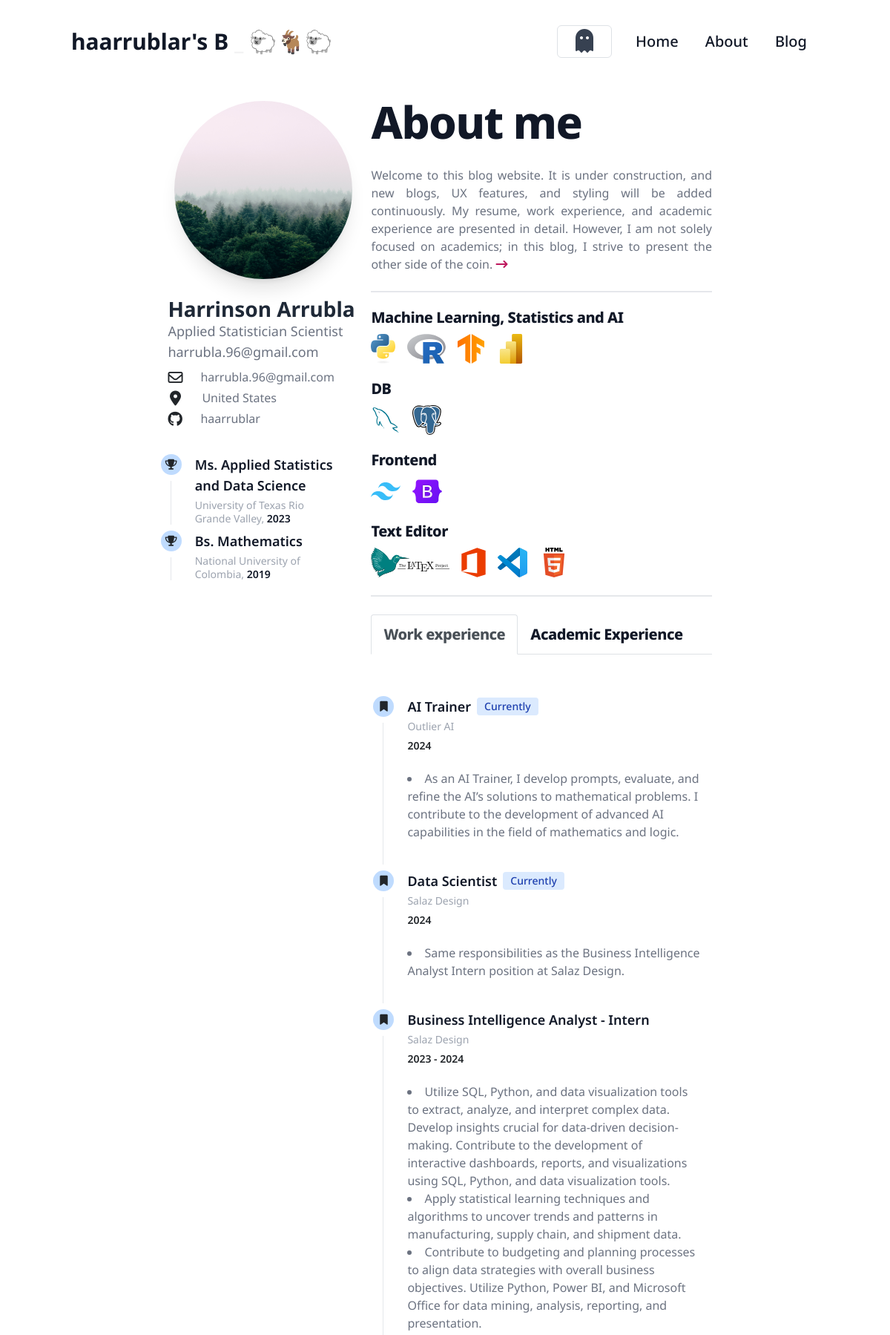
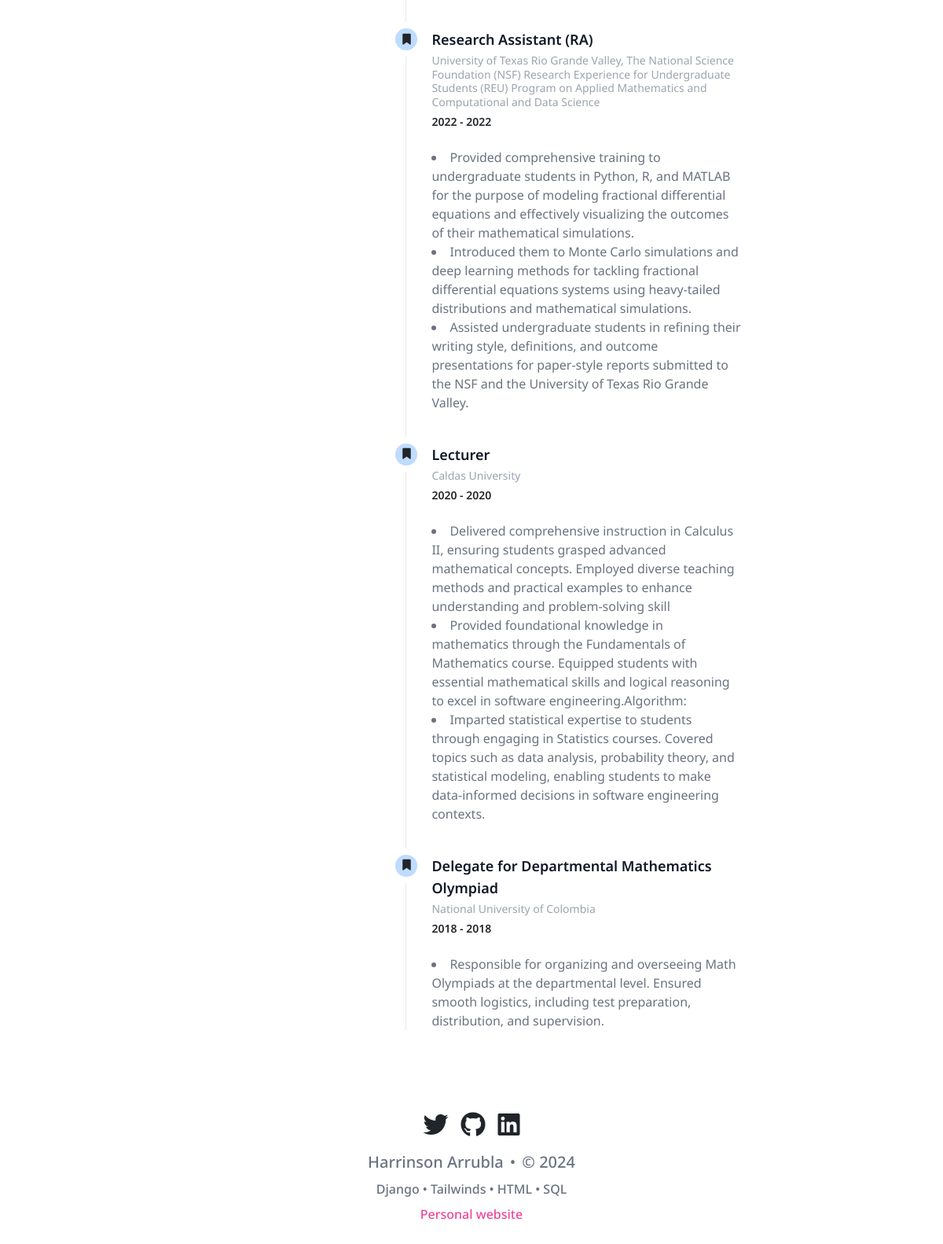
The page / on the database its author committed (2 pictures, top to bottom).
### pages/models.py (models this page shows, shortened)
class AuthorInfo(models.Model):
    author_name = models.CharField(max_length=50)
    author_role = models.CharField(max_length=50)
    author_email = models.EmailField(max_length=100)
    author_git_user = models.CharField(max_length=50)
    author_country = models.CharField(max_length=50)
    author_photo = models.ImageField(upload_to=None, height_field=None, width_field=None, max_length=None)
    author_intro = models.TextField()
    author_resume = models.TextField()

class AuthorStudies(models.Model):
    author = models.ForeignKey(AuthorInfo,
                               on_delete=models.CASCADE, related_name='studies',
                               default=1)
    masters_study = models.CharField(max_length=100)
    masters_university = models.CharField(max_length=100)
    masters_graduation_date = models.DateField()
    bachelor_study = models.CharField(max_length=100)
    bachelor_university = models.CharField(max_length=100)
    bachelor_graduation_date = models.DateField()

class ExpertiseCategory(models.Model):
    expertise = models.CharField(max_length=100)
    author = models.ForeignKey(AuthorInfo,
                               on_delete=models.CASCADE, related_name='expertise',
                               default=1)

class ExpertiseTool(models.Model):
    tool = models.ForeignKey(ExpertiseCategory, on_delete=models.CASCADE, related_name='subcategories')
    tool_name = models.CharField(max_length=100)
    tool_url = models.URLField(max_length=200)
    tool_image = models.FileField(upload_to="images/", validators=[FileExtensionValidator(['pdf', 'doc', 'svg', 'png','jpg'])])

class WorkExperience(models.Model):
    author = models.ForeignKey(AuthorInfo,
                               on_delete=models.CASCADE, related_name='work_experiences',
                               default=1)
    company = models.CharField(max_length=250)
    position = models.CharField(max_length=250)
    start_date = models.DateField()
    end_date = models.DateField(null=True, blank=True)
    is_current = models.BooleanField(default=False)
    country = models.CharField(max_length=100)
    job_description = models.TextField()

### pages/views.py (the view)
# urls.py: path('',views.home, name='home_view'),
def home(request):
    author_info = AuthorInfo.objects.all()
    author_studies = AuthorStudies.objects.all()
    expertise_categories = ExpertiseCategory.objects.all()
    expertise_tools = ExpertiseTool.objects.all()
    author_work_experience = WorkExperience.objects.all()
    author_academic_participation = AcademicParticipation.objects.all()
    author_projects = Project.objects.all()
    author_publications = Publication.objects.all()
    return render(
        request,
        'home/home.html',
        {
            'author_info': author_info,
            'author_studies': author_studies,
            'expertise_categories': expertise_categories,
            'expertise_tools': expertise_tools,
            'author_work_experience': author_work_experience,
            'author_academic_participation': author_academic_participation,
            'author_projects': author_projects,
            'author_publications': author_publications,
        }
    )

### pages/templatetags/pages_tags.py (called while the page is built)
@register.filter
def truncatewords_forward(value, arg):
    try:
        length = int(arg)
    except ValueError:
        return value
    if length <= 0:
        return ''
    words = value.split()
    if len(words) > length:
        words = words[:length]
        return mark_safe(' '.join(words))
    else:
        return value

@register.filter
def truncatewords_backward(value, arg):
    try:
        length = int(arg)
    except ValueError:
        return value
    if length <= 0:
        return ''
    words = value.split()
    if len(words) > length:
        words = words[length:]
        return mark_safe(' '.join(words))
    else:
        return value

@register.filter
def split(value):
    return value.split('\n')

### pages/templates/home/home.html
{% extends 'main.html' %}
{% block content %}
<div class="md:flex">
  <div class="md:w-1/3 py-4 md:flex md:justify-center">
    {% include 'home/author_card.html' %}
  </div>
  <div class="hidden md:block" style="width: 2rem;"></div>
  <div class="md:w-2/3 px-0 md:px-8 divide-y-2 divide-gray-200">
    <div class="my-6">
      {% include 'home/author_intro.html' %}
    </div>
    <div class="my-6">
      {% include 'home/expertise.html' %}
    </div>
    <div class="my-6">
      {% include 'home/timeline/timeline.html' %}
    </div>
  </div>
</div>
{% endblock %}

### website/templates/main.html (shortened to what this page needs)
{% load static %}
{% load blog_tags %}
<!DOCTYPE html>
<html lang="en">
<head>
   <link href="https://cdn.jsdelivr.net/npm/bootstrap@5.0.2/dist/css/bootstrap.min.css" rel="stylesheet"
>
   <link rel="stylesheet" href="https://cdnjs.cloudflare.com/ajax/libs/font-awesome/6.3.0/css/all.min.css" />
   <link rel="stylesheet"
       href="{% static 'css/base/main.css' %}">
   <link
   rel="stylesheet"
   href="https://unpkg.com/@highlightjs/cdn-assets@11.7.0/styles/github-dark-dimmed.min.css"
   />
</head>
<body>
   <div class="min-h-screen flex flex-col">
      <main class="flex-grow">
         <header>
            {% include 'navbar.html' %}
         </header>
         <div class="content">
            {% block content %}{% endblock %}
         </div>
      </main>
      <footer class="mt-auto">
         {% include 'footer.html' %}
      </footer>
   </div>
</body>
</html>

### pages/templates/navbar.html (shortened to what this page needs)
{% load static %}
<nav class="container-navbar mt-4 mb-6">
   <div class="flex items-center justify-between h-16 w-full">
      <div class="flex items-center">
         <a href="/" class="prose hidden md:block text-gray-900 dark:text-gray-100 font-bold text-3xl">
            <span class="text" contenteditable="true">
           </span>
           <span class="cursor">_</span>
           <span>🐑🐐🐑</span>
         </a>
       </div>
      <div class="lg:block prose">
         <div class="flex justify-end items-end">
            <div class="flex justify-center items-center space-x-4">
               <button id="dark-mode-toggle" class=" border border-gray-700 rounded-md px-4 py-1 hover:bg-black hover:text-white dark:text-black dark:hover:bg-white">
                  <i class="fa-solid fa-ghost fa-2x"></i>
               </button>
               <div class="hidden lg:block" style="white-space: nowrap;">
                  <a href="/" class="text-gray-900 dark:text-white px-3 py-2 rounded-md text-xl font-medium">Home</a>
                  <a href="{% url 'about' %}" class="text-gray-900 dark:text-white px-3 py-2 rounded-md text-xl font-medium">About</a>
                  <a href="{% url 'blog:post_list' %}" class="text-gray-900 dark:text-white px-3 py-2 rounded-md text-xl font-medium">Blog</a>
               </div>
            </div>
         </div>
      </div>
   </div>
</nav>

### pages/templates/home/author_card.html (shortened to what this page needs)
{% load static %}
{% load blog_tags %}
{% load pages_tags %}
<div class="md:fixed">
  {% for author in author_info %}
  <div class="md:block flex justify-center items-center">
    <div class="flex justify-center items-center">
      <img src="{% static 'media/exm1.jpg' %}" class="shadow-xl md:h-60 md:w-60 h-40 w-40 rounded-full" alt="...">
    </div>
    <div class="mb-2 mx-7 mt-4 justify-center items-center">
      <h2
        class="md:text-1xl text-2xl text-gray-800 font-bold dark:text-blue-100"
      >
      {{ author.author_name }}
      </h2>
      <div class="hidden md:block md:text-lg text-gray-500 dark:text-gray-400">
        {{ author.author_role }}
      </div>
      <a
        href="mailto:{{ author.author_email }}"
        class="md:text-lg text-sm text-gray-500 dark:text-gray-400"
      >
        {{ author.author_email }}
      </a>
    </div>
  </div>
  <div class="mx-7 hidden md:block">
    <div class="my-1 flex items-center gap-1">
      <div style="width: 40px;" class="flex items-center justify-start">
        <i class="fa-regular fa-envelope fa-lg"></i>
      </div>
      <a class="text-gray-500 dark:text-gray-400" href="mailto:{{ author.author_email }}">
        {{ author.author_email }}
      </a>
    </div>
    <div class="my-1 flex items-center gap-1">
      <div style="padding-left: 1%; width: 42px;" class="flex items-center justify-start">
        <i class="fas fa-map-marker-alt fa-lg"></i>
      </div>
      <a class="text-gray-500 dark:text-gray-400">
        {{ author.author_country }}
      </a>
    </div>
    <div class="my-1 flex items-center gap-1">
      <div style="width: 40px;" class="flex items-center justify-start">
        <i class="fab fa-github fa-lg"></i>
      </div>
      <a class="text-gray-500 dark:text-gray-400" href="https://github.com/{{ author.author_git_user }}">
        {{ author.author_git_user }}
      </a>
    </div>
  </div>
  {% endfor %}
  {% for studies in author_studies %}
  <div class="opacity-100" style="width: 60%; margin-left: 10%;">
    <div style="height: 2em;">
    </div>
    <ol class="relative border-l border-gray-200 dark:border-gray-700">
      <li class="mb-1 ml-6">
        <span class="flex absolute -left-3.5 justify-center items-center w-7 h-7 bg-blue-200 rounded-full ring-8 ring-white dark:ring-gray-900 dark:bg-blue-900">
          <i class="fa-solid fa-trophy fa-sm"></i>
        </span>
        <h3 class="flex items-center text-lg font-semibold text-gray-900 dark:text-white ml-2" style="white-space: nowrap;">
          {{ studies.masters_study|truncatewords_forward:3 }}
        </h3>
        <h3 class="flex items-center mb-1 text-lg font-semibold text-gray-900 dark:text-white ml-2" style="white-space: nowrap;">
          {{ studies.masters_study|truncatewords_backward:3 }}
        </h3>
        <p class="block mb-2 text-sm font-normal leading-none text-gray-400 dark:text-gray-500 ml-2" style="line-height: 1.25;">
          {{ studies.masters_university }}, <span class="font-semibold text-gray-900 dark:text-white"> {{ studies.masters_graduation_date|date:'Y' }}</span>
        </p>
      </li>
      <li class="mb-1 ml-6">
        <span class="flex absolute -left-3.5 justify-center items-center w-7 h-7 bg-blue-200 rounded-full ring-8 ring-white dark:ring-gray-900 dark:bg-blue-900">
          <i class="fa-solid fa-trophy fa-sm"></i>
        </span>
        <h3 class="flex items-center mb-1 text-lg font-semibold text-gray-900 dark:text-white ml-2" style="white-space: nowrap;">
          {{ studies.bachelor_study }}
        </h3>
        <p class="block mb-2 text-sm font-normal leading-none text-gray-400 dark:text-gray-500 ml-2" style="line-height: 1.25;">
          {{ studies.bachelor_university }}, <span class="font-semibold text-gray-900 dark:text-white"> {{ studies.bachelor_graduation_date|date:'Y' }}</span>
        </p>
      </li>
    </ol>
  </div>
  {% endfor %}
 </div>

### pages/templates/home/author_intro.html
{% load static %}
<div>
  <h1
    class="prose text-3xl font-extrabold leading-9 tracking-tight text-gray-900 dark:text-gray-100 sm:text-4xl sm:leading-10 md:text-6xl md:leading-14">
    About me
  </h1>
  <div class="mt-8 mb-4 text-gray-500 dark:text-gray-400 text-justify">
    {% for author in author_info %}
    <p>
      {{ author.author_intro }}
      <a href="{% url 'about' %}" class="text-primary-700 font-extrabold">
        <i class="fa-solid fa-arrow-right-long"></i>
      </a>
    </p>
    {% endfor %}
  </div>
</div>

### pages/templates/home/expertise.html (shortened to what this page needs)
{% load static %}
<div>
    <div class="my-2">
    {% for expertise in expertise_categories %}
        <h2 class="mb-0 mt-3 prose text-xl font-extrabold leading-9 tracking-tight text-gray-900 dark:text-gray-100">
            {{ expertise.expertise }}
        </h2>
        <div class="block dark:hidden">
            <ul class="flex flex-wrap gap-3 items-center my-1">
                {% for tool in expertise_tools %}
                    {% if tool.tool.id == expertise.id %}
                        {% if tool.tool_name != 'Latex_dark' %}
                        <li class="flex items-center">
                            <a href="{{ tool.tool_url }}">
                                <img src="{{ tool.tool_image.url }}" class="img-fluid rounded d-block mx-auto" alt="..." style="height: 40px;" title="{{ tool.tool_name }}">
                            </a>
                        </li>
                        {% endif %}
                    {% endif %}
                {% endfor %}
            </ul>
        </div>
    {% endfor %}
    </div>
</div>

### pages/templates/home/timeline/timeline.html (shortened to what this page needs)
{% load static %}
<div class="my-6">
  <ul class="nav nav-tabs" id="myTab" role="tablist">
    <li class="nav-item" role="presentation">
      <button class="nav-link active text-xl font-extrabold leading-9 tracking-tight text-gray-900 dark:text-gray-100" id="home-tab" data-bs-toggle="tab" data-bs-target="#home" type="button" role="tab" aria-controls="home" aria-selected="true">
        Work experience
      </button>
    </li>
    <li class="nav-item" role="presentation">
      <button class="nav-link text-xl text-gray-900 dark:text-gray-100 font-extrabold leading-9
      tracking-tight" id="profile-tab" data-bs-toggle="tab" data-bs-target="#profile" type="button" role="tab" aria-controls="profile" aria-selected="false">
        Academic Experience
      </button>
    </li>
  </ul>
  <div class="tab-content my-4">
    <div class="tab-pane active" id="home" role="tabpanel" aria-labelledby="home-tab">
      {% include 'home/timeline/work_experience_timeline.html' %}
    </div>
  </div>
</div>

### pages/templates/home/timeline/work_experience_timeline.html
{% load static %}
{% load pages_tags %}
<div class="opacity-100 px-3">
  <div style="height: 2em;">
  </div>
  <ol class="relative border-l border-gray-200 dark:border-gray-700">
  {% for work_experience in author_work_experience %}
    <li class="mb-10 ml-6">
      <span class="flex absolute -left-3.5 justify-center items-center w-7 h-7 bg-blue-200 rounded-full ring-8 ring-white dark:ring-gray-900 dark:bg-blue-900">
        <i class="fa-solid fa-bookmark fa-sm"></i>
      </span>
      <h3 class="flex items-center mb-1 text-lg font-semibold text-gray-900 dark:text-white ml-2">
        {{ work_experience.position }}
        {% if work_experience.is_current %}
        <span class="bg-blue-100 text-blue-800 text-sm font-medium mr-2 px-2.5 py-0.5 rounded dark:bg-blue-200 dark:text-blue-800 ml-2">
          Currently
        </span>
        {% endif %}
      </h3>
      <p class="block mb-2 text-sm font-normal leading-none text-gray-400 dark:text-gray-500 ml-2" style="line-height: 1.25;">
        {{ work_experience.company }}
      </p>
      <p class="block mb-4 text-sm font-semibold leading-none text-gray-600 dark:text-gray-200 ml-2" style="line-height: 1.25;">
        {{ work_experience.start_date.year }}
        {% if not work_experience.is_current %}
        - {{ work_experience.end_date.year }}
        {% endif %}
      </p>
      <ul class="ml-2 list-disc list-inside text-base font-normal text-gray-500 dark:text-gray-400">
      {% for item in work_experience.job_description|split %}
        <li>{{ item }}</li>
      {% endfor %}
      </ul>
    </li>
  {% endfor %}
  </ol>
</div>

### pages/templates/home/timeline/academic_experience_timeline.html (shortened to what this page needs)
{% load static %}

### pages/templates/footer.html
<div class="container mt-16 d-flex justify-content-center">
   <div class="flex flex-col items-center">
      <div class="mb-3 flex space-x-4">
         <a href="https://twitter.com/haarrublar"><i class="fab fa-twitter fa-2x"></i></a>
         <a href="https://github.com/haarrublar"><i class="fab fa-github fa-2x"></i></a>
         <a href="https://www.linkedin.com/in/harrinsonarrubla"><i class="fab fa-linkedin fa-swap-opacity fa-2x"></i></a>
      </div>
      <div class="mb-2 flex space-x-2 text-xl text-gray-500 dark:text-gray-400 prose">
         <div>
            <a>
               Harrinson Arrubla
            </a>
         </div>
         <div>•</div>
         <div>
            <a>
               © 2024
            </a>
         </div>
      </div>
      <div class="mb-2 flex space-x-2 text-gray-500 dark:text-gray-400 prose">
         <div>
            <a>
               Django • Tailwinds • HTML • SQL
            </a>
         </div>
      </div>
      <div class="mb-8 text-gray-500 dark:text-gray-400 prose">
         <div>
            <a href="https://github.com/haarrublar/personalWebsite">
               Personal website
            </a>
         </div>
      </div>
   </div>
</div>

### rows shown on the page
AuthorInfo: author_name "Harrinson Arrubla", author_role "Applied Statistician Scientist", author_email "harrubla.96@gmail.com", author_country "United States", author_git_user "haarrublar", author_intro "Welcome to this blog website. It is under construction, and new blogs, UX features, and styling will be added continuously. My resume, work experience, and academic experience are presented in detail. However, I am not solely focused on academics; in this blog, I strive to present the other side of the coin."
AuthorStudies: masters_study "Ms. Applied Statistics", masters_study "and Data Science", masters_university "University of Texas Rio Grande Valley", masters_graduation_date "2023", bachelor_study "Bs. Mathematics", bachelor_university "National University of Colombia", bachelor_graduation_date "2019"
ExpertiseCategory: expertise "Machine Learning, Statistics and AI"
ExpertiseTool: tool_image (picture)
ExpertiseTool: tool_image (picture)
ExpertiseTool: tool_image (picture)
ExpertiseTool: tool_image (picture)
ExpertiseCategory: expertise "DB"
ExpertiseTool: tool_image (picture)
ExpertiseTool: tool_image (picture)
ExpertiseCategory: expertise "Frontend"
ExpertiseTool: tool_image (picture)
ExpertiseTool: tool_image (picture)
ExpertiseCategory: expertise "Text Editor"
ExpertiseTool: tool_image (picture)
ExpertiseTool: tool_image (picture)
ExpertiseTool: tool_image (picture)
ExpertiseTool: tool_image (picture)
WorkExperience: position "AI Trainer", is_current "Currently", company "Outlier AI", start_date.year "2024", job_description "As an AI Trainer, I develop prompts, evaluate, and refine the AI’s solutions to mathematical problems. I contribute to the development of advanced AI capabilities in the field of mathematics and logic."
WorkExperience: position "Data Scientist", is_current "Currently", company "Salaz Design", start_date.year "2024", job_description "Same responsibilities as the Business Intelligence Analyst Intern position at Salaz Design."
WorkExperience: position "Business Intelligence Analyst - Intern", company "Salaz Design", start_date.year "2023", end_date.year "2024", job_description "Utilize SQL, Python, and data visualization tools to extract, analyze, and interpret complex data. Develop insights crucial for data-driven decision-making. Contribute to the development of interactive dashboards, reports, and visualizations using SQL, Python, and data visualization tools." "Apply statistical learning techniques and algorithms to uncover trends and patterns in manufacturing, supply chain, and shipment data." "Contribute to budgeting and planning processes to align data strategies with overall business objectives. Utilize Python, Power BI, and Microsoft Office for data mining, analysis, reporting, and presentation."
WorkExperience: position "Research Assistant (RA)", company "University of Texas Rio Grande Valley, The National Science Foundation (NSF) Research Experience for Undergraduate Students (REU) Program on Applied Mathematics and Computational and Data Science", start_date.year "2022", end_date.year "2022", job_description "Provided comprehensive training to undergraduate students in Python, R, and MATLAB for the purpose of modeling fractional differential equations and effectively visualizing the outcomes of their mathematical simulations." "Introduced them to Monte Carlo simulations and deep learning methods for tackling fractional differential equations systems using heavy-tailed distributions and mathematical simulations." "Assisted undergraduate students in refining their writing style, definitions, and outcome presentations for paper-style reports submitted to the NSF and the University of Texas Rio Grande Valley."
WorkExperience: position "Lecturer", company "Caldas University", start_date.year "2020", end_date.year "2020", job_description "Delivered comprehensive instruction in Calculus II, ensuring students grasped advanced mathematical concepts. Employed diverse teaching methods and practical examples to enhance understanding and problem-solving skill" "Provided foundational knowledge in mathematics through the Fundamentals of Mathematics course. Equipped students with essential mathematical skills and logical reasoning to excel in software engineering.Algorithm:" "Imparted statistical expertise to students through engaging in Statistics courses. Covered topics such as data analysis, probability theory, and statistical modeling, enabling students to make data-informed decisions in software engineering contexts."
WorkExperience: position "Delegate for Departmental Mathematics Olympiad", company "National University of Colombia", start_date.year "2018", end_date.year "2018", job_description "Responsible for organizing and overseeing Math Olympiads at the departmental level. Ensured smooth logistics, including test preparation, distribution, and supervision."
